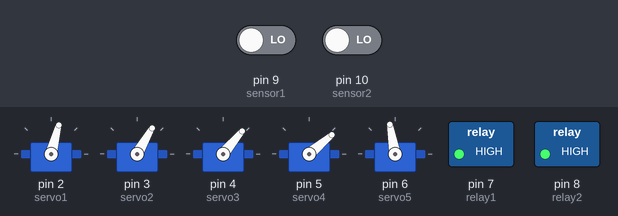
This sketch was run on a simulated Arduino Uno, built with avr-gcc and run on an emulated ATmega328P. Shown: 5 × servo, switched loads named in the sketch (green lamp = pin HIGH). The test bench sets the inputs (shaded band); at power-on: pin 9 (sensor1) LOW, pin 10 (sensor2) LOW.

Above: at 5.2 s.
5.3 s: pin 9 (sensor1) driven HIGH
At 5.76 s:
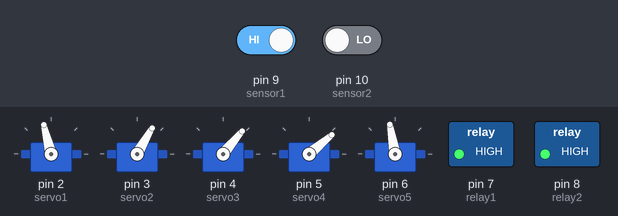
At 6.37 s:
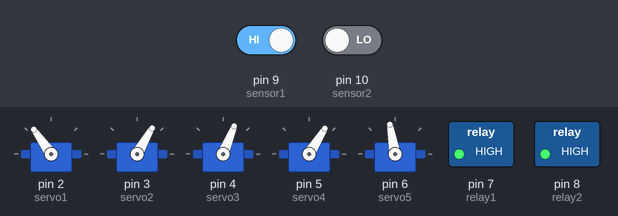
11.3 s: pin 9 (sensor1) driven LOW and pin 10 (sensor2) driven HIGH
14.3 s: pin 9 (sensor1) driven HIGH
At 15.88 s:
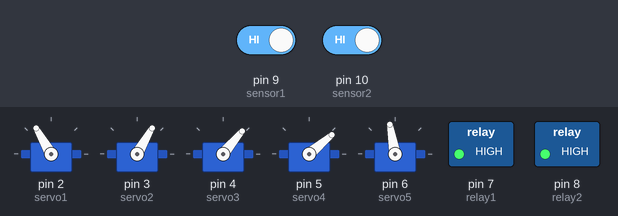
Timing chart, 0 to 31.1 s (numbered marks = the images above; inputs shaded):
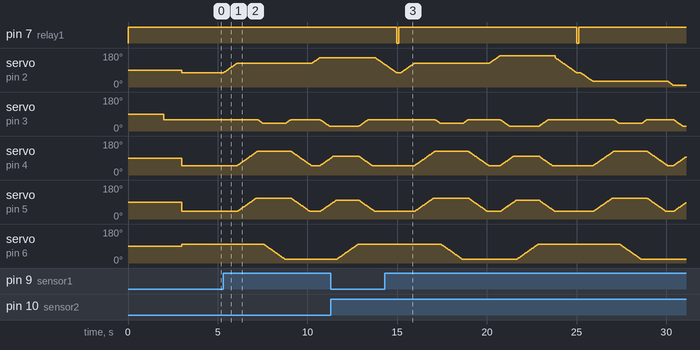

Measured:
- after the input at 5.3 s, servo on pin 2 (servo1): moves from 75° to 155° over 5.4 s, starting at once; servo on pin 6 (servo5): moves from 100° to 20° over 1.2 s, starting after 2.3 s
- after the input at 14.3 s, pin 8 (relay2): stays HIGH (without the input it goes to LOW after 10.1 s)
- by itself, pin 7 (relay1): alternates HIGH for 9.9 s and LOW for 0.10 s

The sketch:

robot_arm_syam_2.ino
```cpp
//servo1=  (semakin tinggi semakin ke kiri)
//servo2=  (semakin tinggi semakin ke atas)
//servo3=  (semakin tinggi semakin ke bawah)
//servo4=  (semakin tinggi semakin ke atas)
//servo5=  (20=nyapit. buka=100)
//relay aktif=low
#include <Servo.h>
Servo servo1;
Servo servo2;
Servo servo3;
Servo servo4;
Servo servo5;

const int relay1 = 7;
const int relay2 = 8;
const int sensor1 = 9;
const int sensor2 = 10;
int statusSensor1;
int statusSensor2;
int pos1;
int pos2;
int pos3;
int pos4;
int pos5;
int count1;
int count2;

void setup() {
  Serial.begin(9600);
  pinMode(relay1, OUTPUT);
  pinMode(relay2, OUTPUT);
  pinMode(sensor1, INPUT);
  pinMode(sensor2,INPUT);
  servo1.attach(2);
  servo2.attach(3);
  servo3.attach(4);
  servo4.attach(5);
  servo5.attach(6);

  digitalWrite(7, 1);
  digitalWrite(8, 1);
  delay(2000);

  servo2.write(60);
  delay(1000);
  servo1.write(75);
  servo3.write(50);
  servo4.write(40);
  servo5.write(100);
  delay(1000);

}
void loop() {
  statusSensor1 = digitalRead(sensor1);
  statusSensor2 = digitalRead(sensor2);
  if(statusSensor1 == 1){
  kiri();
  }
  if(statusSensor2 == 1){
  kanan();
  }
}
void kiri(){
  for(pos1 = 75; pos1<=125; pos1 ++){
    servo1.write(pos1);
    delay(15);
  }
  for(int a=0; a<=75; a++){
    if(a<=70)
    servo4.write(a+40);
    servo3.write(a+50);
    delay(15);
  }
  for(pos2 = 60; pos2>=40; pos2 --){
    servo2.write(pos2);
    delay(15);
  }
  for(pos5 = 100; pos5>=20; pos5 --){
    servo5.write(pos5);
    delay(15);
  }

  //setelah menyapit

  for(pos2 = 40; pos2<=60; pos2 ++){
    servo2.write(pos2);
    delay(15);
  }
  for(int a=0; a<=75; a++){
    servo3.write(125-a);
    if(a<=70)
    servo4.write(110-a);
    delay(15);
    }
  if(count1 == 0){
  for(pos1 = 125; pos1<=155; pos1 ++){
    servo1.write(pos1);
    delay(15);
  }
  }
  if(count1 == 1){
  for(pos1 = 125; pos1<=165; pos1 ++){
    servo1.write(pos1);
    delay(15);
  }
  }
  for(int a=0; a<=60; a++){
    servo4.write(a+40);
    if(a<=50)
    servo3.write(a+50);
    if(a<=35)
    servo2.write(60-a);
    delay(15);
  }
  for(pos5 = 20; pos5<=100; pos5 ++){
    servo5.write(pos5);
    delay(15);
  }

  //otw inisial

  for(int a=0; a<=60; a++){
    servo4.write(100-a);
    if(a<=50)
    servo3.write(100-a);
    if(a<=35)
    servo2.write(a+25);
    delay(15);
  }
  for(pos1 = 155; pos1>=75; pos1 --){
    servo1.write(pos1);
    delay(15);
  }
  digitalWrite(relay1, 0);
  delay(100);
  digitalWrite(relay1, 1);
  delay(100);
  count1++;
  if(count1 == 2){
    count1 = 0;
  }
}

void kanan(){
  for(pos1 = 75; pos1>=30; pos1 --){
    servo1.write(pos1);
    delay(15);
  }
  for(int a=0; a<=75; a++){
    if(a<=70)
    servo4.write(a+40);
    servo3.write(a+50);
    delay(15);
  }
  for(pos2 = 60; pos2>=40; pos2 --){
    servo2.write(pos2);
    delay(15);
  }
  for(pos5 = 100; pos5>=20; pos5 --){
    servo5.write(pos5);
    delay(15);
  }

  //setelah menyapit

  for(pos2 = 40; pos2<=60; pos2 ++){
    servo2.write(pos2);
    delay(15);
  }
  for(int a=0; a<=75; a++){
    servo3.write(125-a);
    if(a<=70)
    servo4.write(110-a);
    delay(15);
    }
  if(count2 == 0){
  for(pos1 = 30; pos1>=10; pos1 --){
    servo1.write(pos1);
    delay(15);
  }
  }
  if(count2 == 1){
  for(pos1 = 30; pos1>=0; pos1 --){
    servo1.write(pos1);
    delay(15);
  }
  }
  for(int a=0; a<=60; a++){
    servo4.write(a+40);
    if(a<=50)
    servo3.write(a+50);
    if(a<=35)
    servo2.write(60-a);
    delay(15);
  }
  for(pos5 = 20; pos5<=100; pos5 ++){
    servo5.write(pos5);
    delay(15);
  }

  //otw inisial

  for(int a=0; a<=60; a++){
    servo4.write(100-a);
    if(a<=50)
    servo3.write(100-a);
    if(a<=35)
    servo2.write(a+25);
    delay(15);
  }
  for(pos1 = 10; pos1<=75; pos1 ++){
    servo1.write(pos1);
    delay(15);
  }
  digitalWrite(relay2, 0);
  delay(100);
  digitalWrite(relay2, 1);
  delay(100);
  count2++;
  if(count2 == 2){
    count2 = 0;
  }

}
```
